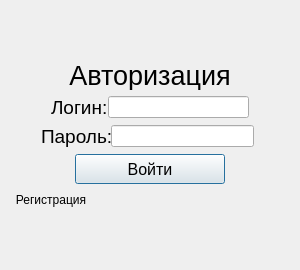
<?xml version="1.0" encoding="UTF-8"?>
<ui version="4.0">
 <class>Dialog</class>
 <widget class="QDialog" name="Dialog">
  <property name="geometry">
   <rect>
    <x>0</x>
    <y>0</y>
    <width>300</width>
    <height>270</height>
   </rect>
  </property>
  <property name="maximumSize">
   <size>
    <width>300</width>
    <height>300</height>
   </size>
  </property>
  <property name="windowTitle">
   <string>Dialog</string>
  </property>
  <layout class="QHBoxLayout" name="horizontalLayout_4">
   <item>
    <layout class="QVBoxLayout" name="verticalLayout_2">
     <item>
      <layout class="QVBoxLayout" name="verticalLayout">
       <item>
        <widget class="QLabel" name="label">
         <property name="sizePolicy">
          <sizepolicy hsizetype="Expanding" vsizetype="Preferred">
           <horstretch>0</horstretch>
           <verstretch>0</verstretch>
          </sizepolicy>
         </property>
         <property name="minimumSize">
          <size>
           <width>0</width>
           <height>0</height>
          </size>
         </property>
         <property name="maximumSize">
          <size>
           <width>16777215</width>
           <height>30</height>
          </size>
         </property>
         <property name="font">
          <font>
           <pointsize>20</pointsize>
          </font>
         </property>
         <property name="text">
          <string>Авторизация</string>
         </property>
         <property name="alignment">
          <set>Qt::AlignCenter</set>
         </property>
        </widget>
       </item>
       <item>
        <layout class="QHBoxLayout" name="horizontalLayout">
         <property name="spacing">
          <number>0</number>
         </property>
         <property name="leftMargin">
          <number>40</number>
         </property>
         <property name="rightMargin">
          <number>40</number>
         </property>
         <item>
          <widget class="QLabel" name="lbl_login">
           <property name="maximumSize">
            <size>
             <width>70</width>
             <height>40</height>
            </size>
           </property>
           <property name="font">
            <font>
             <pointsize>14</pointsize>
            </font>
           </property>
           <property name="text">
            <string>Логин:</string>
           </property>
          </widget>
         </item>
         <item>
          <widget class="QLineEdit" name="lineE_login">
           <property name="maximumSize">
            <size>
             <width>150</width>
             <height>16777215</height>
            </size>
           </property>
          </widget>
         </item>
        </layout>
       </item>
       <item>
        <layout class="QHBoxLayout" name="horizontalLayout_2">
         <property name="spacing">
          <number>0</number>
         </property>
         <property name="leftMargin">
          <number>30</number>
         </property>
         <property name="rightMargin">
          <number>35</number>
         </property>
         <item>
          <widget class="QLabel" name="lbl_password">
           <property name="maximumSize">
            <size>
             <width>70</width>
             <height>40</height>
            </size>
           </property>
           <property name="font">
            <font>
             <pointsize>14</pointsize>
            </font>
           </property>
           <property name="text">
            <string>Пароль:</string>
           </property>
          </widget>
         </item>
         <item>
          <widget class="QLineEdit" name="lineE_password">
           <property name="maximumSize">
            <size>
             <width>150</width>
             <height>16777215</height>
            </size>
           </property>
          </widget>
         </item>
        </layout>
       </item>
       <item>
        <layout class="QHBoxLayout" name="horizontalLayout_3">
         <item>
          <widget class="QPushButton" name="btn_enter">
           <property name="sizePolicy">
            <sizepolicy hsizetype="MinimumExpanding" vsizetype="Fixed">
             <horstretch>0</horstretch>
             <verstretch>0</verstretch>
            </sizepolicy>
           </property>
           <property name="minimumSize">
            <size>
             <width>0</width>
             <height>5</height>
            </size>
           </property>
           <property name="maximumSize">
            <size>
             <width>150</width>
             <height>30</height>
            </size>
           </property>
           <property name="font">
            <font>
             <pointsize>12</pointsize>
            </font>
           </property>
           <property name="layoutDirection">
            <enum>Qt::LeftToRight</enum>
           </property>
           <property name="text">
            <string>Войти</string>
           </property>
           <property name="default">
            <bool>false</bool>
           </property>
          </widget>
         </item>
        </layout>
       </item>
       <item>
        <widget class="QPushButton" name="btn_registration">
         <property name="sizePolicy">
          <sizepolicy hsizetype="Maximum" vsizetype="Fixed">
           <horstretch>0</horstretch>
           <verstretch>0</verstretch>
          </sizepolicy>
         </property>
         <property name="maximumSize">
          <size>
           <width>16777215</width>
           <height>20</height>
          </size>
         </property>
         <property name="layoutDirection">
          <enum>Qt::LeftToRight</enum>
         </property>
         <property name="text">
          <string>Регистрация</string>
         </property>
         <property name="flat">
          <bool>true</bool>
         </property>
        </widget>
       </item>
      </layout>
     </item>
    </layout>
   </item>
  </layout>
 </widget>
 <resources/>
 <connections/>
</ui>
